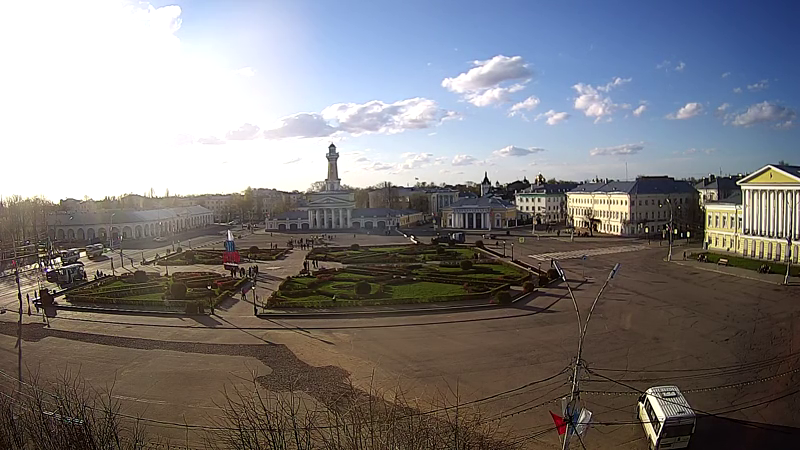
#> input picture frame 149 of lab11/sunset.mp4, 800 x 450 px, given in place of bookz.mp4, which was not available
$ python main.py
#> lines starting #> are read from the running program, lines starting #| are printed output that depends on the picture
import numpy as np
import cv2

if __name__ == '__main__':
    video = cv2.VideoCapture("bookz.mp4")
    # параметры детектора углов Харриса
    features_params = {
        "maxCorners": 100, # макс число точек
        "qualityLevel": 0.3, # допустимая сила отклика относительно максимальной
        "minDistance": 20, # мин расстояние между точками
    }
    # параметры расчета оптического потока
    lk_params = {
        "winSize": (15, 15), # размер окна расчета
        "maxLevel": 2, # число уровней пирамиды изображения
        "criteria": ( # критерии останова
            cv2.TERM_CRITERIA_COUNT | cv2.TERM_CRITERIA_EPS,
            10, 0.3
        )
    }
    # предыдущий кадр видео
    _, old_frame = video.read()
#> old_frame is the input picture: shape (450, 800, 3); mean B, G, R 126.2, 124.8, 127.2
    old_gray = cv2.cvtColor(old_frame, cv2.COLOR_BGR2GRAY)
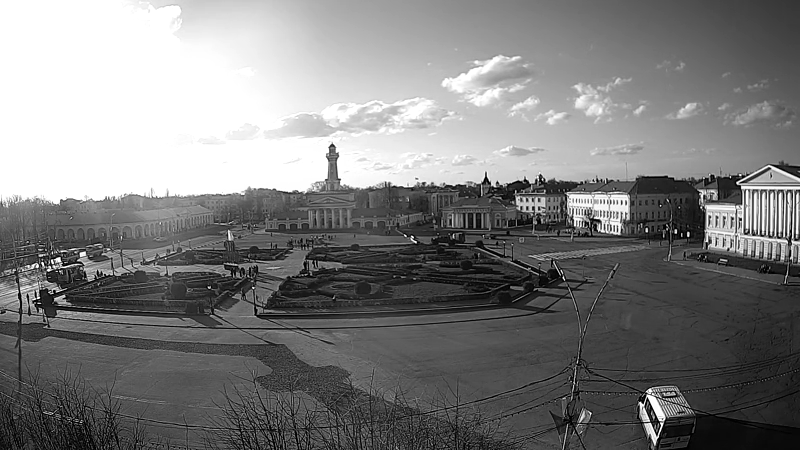
#> old_gray: shape (450, 800); min 0, max 255, mean 125.6
    # особенности на предыдущем кадре
    old_features = cv2.goodFeaturesToTrack(
        old_gray, # изображение
        **features_params # параметры из словаря
    )
#> old_features = 44 rows, first 8: [38, 297], [59, 258], [675, 233], [643, 404], [416, 242], [740, 219], [646, 231], [707, 241]

    while True:
        if cv2.waitKey(50) == 27:
#> (key Esc is pressed here)
            break
        success, frame = video.read()
        gray = cv2.cvtColor(frame, cv2.COLOR_BGR2GRAY)
        # рассчитываем оптический поток пирамидальным методом Люкаса-Канадэ
        moved_features, good, _err = cv2.calcOpticalFlowPyrLK(
            old_gray, # предыдущий кадр
            gray, # текущий кадр
            old_features, # предыдущая позиция особенностей
            None, # текущая позиция неизвестна
            **lk_params # остальные параметры
        )
        old_pts = old_features[good == 1].astype(np.int32)
        new_pts = moved_features[good == 1].astype(np.int32)
        for p1, p2 in zip(old_pts, new_pts):
            delta = (p1 - p2) * 5
            cv2.line(
                frame,
                p2, p2 + delta,
                (128, 255, 255), 1
            )
            cv2.circle(frame, p2, 2,
                       (128, 255, 255), -1)
        cv2.imshow("opt flow", frame)
        old_gray = gray
        old_features = cv2.goodFeaturesToTrack(gray, **features_params)
    video.release()

$ run again, starting later in the video
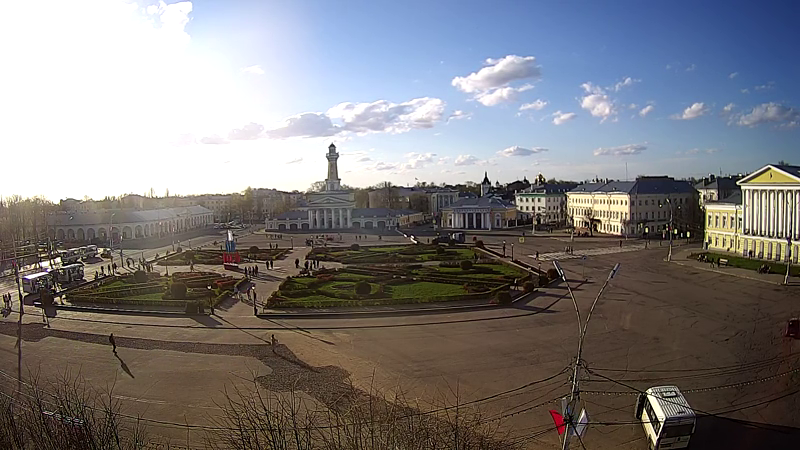
#> input picture frame 673 of lab11/sunset.mp4, 800 x 450 px, given in place of bookz.mp4, which was not available
#> old_frame is the input picture: shape (450, 800, 3); mean B, G, R 125.8, 124.3, 126.5
#> `old_gray = cv2.cvtColor(old_frame, cv2.COLOR_BGR2GRAY)`:
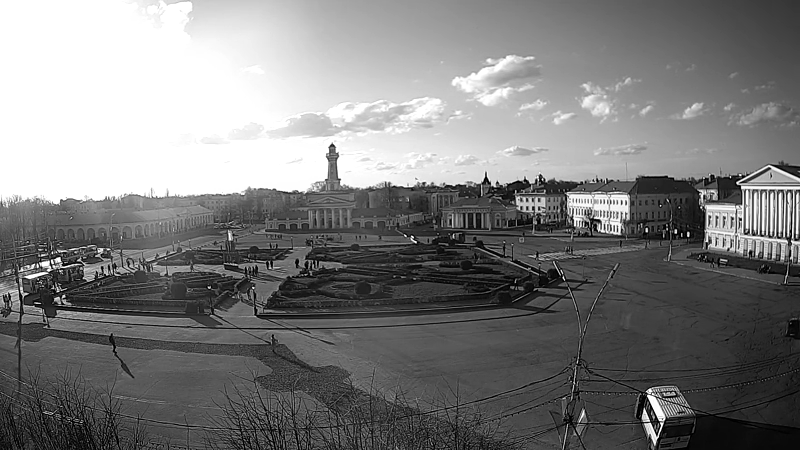
#> old_gray: shape (450, 800); min 0, max 255, mean 125.1
#> old_features = 57 rows, first 8: [675, 233], [59, 258], [740, 219], [416, 242], [646, 231], [648, 420], [646, 391], [707, 241]

$ run again, starting later in the video
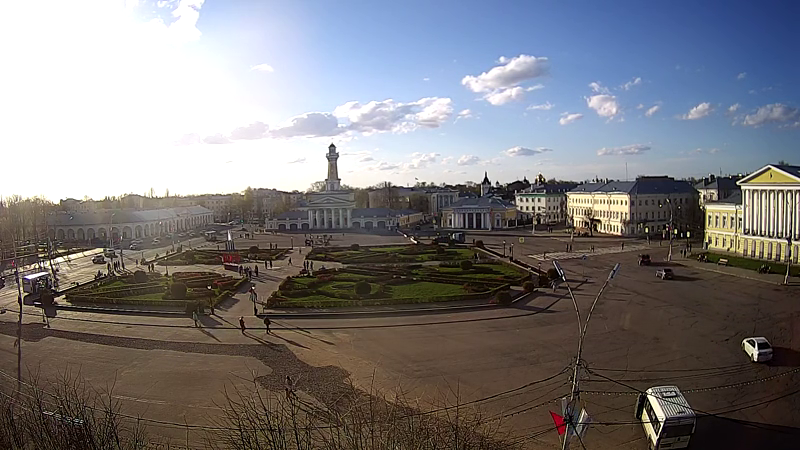
#> input picture frame 1197 of lab11/sunset.mp4, 800 x 450 px, given in place of bookz.mp4, which was not available
#> old_frame is the input picture: shape (450, 800, 3); mean B, G, R 124.7, 122.3, 124.3
#> `old_gray = cv2.cvtColor(old_frame, cv2.COLOR_BGR2GRAY)`:
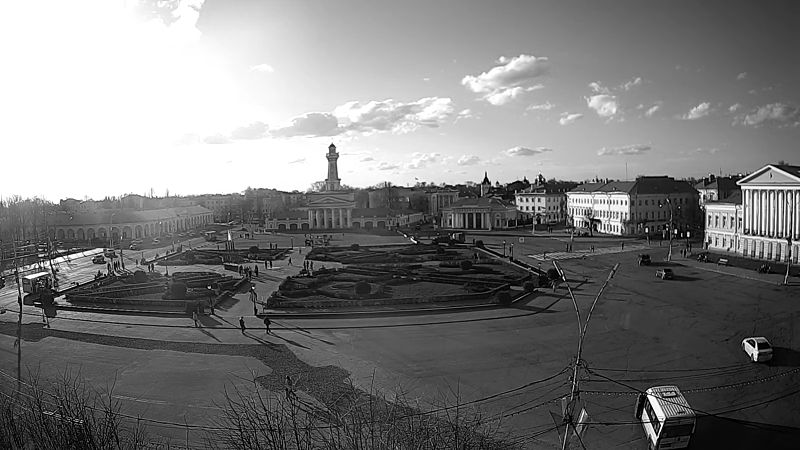
#> old_gray: shape (450, 800); min 0, max 255, mean 123.1
#> old_features = 61 rows, first 8: [755, 360], [416, 242], [688, 236], [52, 260], [648, 420], [646, 231], [340, 179], [740, 219]
